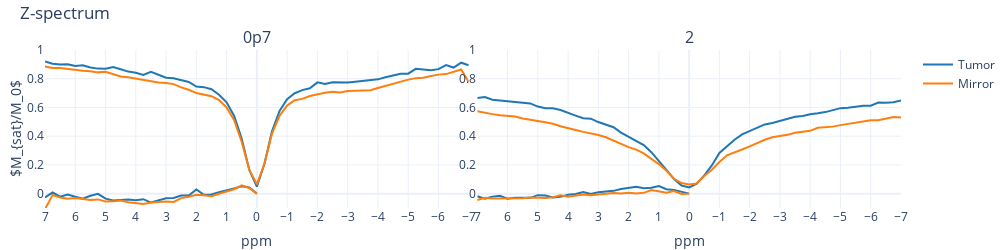
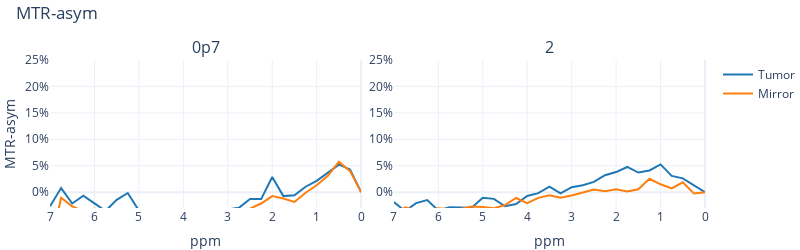

Here is the notebook cell these charts were saved with, in order:
### Code cell
B1s_l =['0p7', '2']
colors = ['#1f77b4', '#ff7f0e', '#2ca02c']

fig_z = make_subplots(rows=1, cols=len(cest_prtcl_names),
                    subplot_titles=B1s_l, vertical_spacing = 0.07, horizontal_spacing=0.01)
fig_mtr = make_subplots(rows=1, cols=len(cest_prtcl_names),
                      subplot_titles=B1s_l, vertical_spacing = 0.07, horizontal_spacing=0.05)

# Iterate over each channel
for B1_i, B1_s in enumerate(B1s_l):
    col_idx = B1_i + 1
    for mask_i, (mask_name, mask) in enumerate(zip(['Tumor', 'Mirror'], [tumor_mask, mirror_mask])):
        ppm, ppm_asym, mean_z, MTR_asym, mean_z_uc, MTR_asym_uc = z_spec_calculator(B1_s, mask, b0_map)
        fig_z.add_trace(go.Scatter(x=ppm, y=mean_z, line=dict(color=colors[mask_i]), name=f'{mask_name}', legendgroup=f'{1}_{col_idx}_1'), row=1, col=col_idx)
        # fig_z.add_trace(go.Scatter(x=ppm, y=mean_z_uc, line=dict(color=colors[-1]), name=f'{mask_name}_uc', legendgroup=f'{1}_{col_idx}_1'), row=1, col=col_idx)
     
        fig_z.add_trace(go.Scatter(x=ppm_asym, y=MTR_asym, line=dict(color=colors[mask_i]), name=f'{mask_name}', legendgroup=f'{1}_{col_idx}_2'), row=1, col=col_idx)
        fig_z.update_xaxes(title_text='ppm', row=1, col=col_idx)
        
        fig_mtr.add_trace(go.Scatter(x=ppm_asym, y=MTR_asym, line=dict(color=colors[mask_i]), name=f'{mask_name}', legendgroup=f'{1}_{col_idx}_2'), row=1, col=col_idx)
        fig_mtr.update_xaxes(title_text='ppm', row=1, col=col_idx)
        
fig_z.update_yaxes(title_text='$M_{sat}/M_0$', row=1, col=1, title_standoff=2)
fig_mtr.update_yaxes(title_text='MTR-asym', row=1, col=1)

# Update layout
fig_z.update_layout(template='plotly_white',  # Set the theme to plotly white
                  title_text=f'Z-spectrum',
                  height=250, width=1000,
                  title=dict(x=0.02, y=0.97),
                  margin=dict(l=45, r=0, t=50, b=0)
                  )  # Adjust the title position

fig_mtr.update_layout(template='plotly_white',  # Set the theme to plotly white
              title_text=f'MTR-asym',
              height=250, width=800,
              title=dict(x=0.02, y=0.97),
              margin=dict(l=0, r=0, t=60, b=0)
                    )  # Adjust the title position

# Set axes for z-spectrum
fig_z.update_xaxes(autorange='reversed',tickmode='linear', tick0=0, dtick=1)
fig_z.update_yaxes(tickmode='linear', tick0=0, dtick=0.2, range=[-0.1, 1])

# # Set axes for MTR-asym
fig_mtr.update_xaxes(autorange='reversed', dtick=1)
# fig_2.update_xaxes(tickvals=list(range(5)), ticktext=list(map(str, range(4, -1, -1))))
fig_mtr.update_yaxes(tickmode='linear', tick0=0, dtick=0.05, range=[-0.03, 0.25], tickformat='.0%')    

# Show only specific legend groups
for trace in fig_z.data:
    trace.showlegend = (trace.legendgroup == '1_1_1')
    
# Show only specific legend groups
for trace in fig_mtr.data:
    trace.showlegend = (trace.legendgroup == '1_1_2')

fig_z.show()
fig_mtr.show()

# pio.write_image(fig, f'images/z_spec/zspec_phantom_{phantom_i+1}.jpeg')
# pio.write_image(fig_2, f'images/z_spec/mtr_phantom_{phantom_i+1}.jpeg')

### Figure 1 — Plotly figure (JSON) as saved in the notebook; plotly's stock layout.template omitted (floating-point values rounded to 4 significant figures)
{"data": [{"legendgroup": "1_1_1", "line": {"color": "#1f77b4"}, "name": "Tumor", "showlegend": true, "type": "scatter", "x": [7.0, 6.75, 6.5, 6.25, 6.0, 5.75, 5.5, 5.25, 5.0, 4.75, 4.5, 4.25, 4.0, 3.75, 3.5, 3.25, 3.0, 2.75, 2.5, 2.25, 2.0, 1.75, 1.5, 1.25, 1.0, 0.75, 0.5, 0.25, 0.0, -0.25, -0.5, -0.75, -1.0, -1.25, -1.5, -1.75, -2.0, -2.25, -2.5, -2.75, -3.0, -3.25, -3.5, -3.75, -4.0, -4.25, -4.5, -4.75, -5.0, -5.25, -5.5, -5.75, -6.0, -6.25, -6.5, -6.75, -7.0], "xaxis": "x", "y": [0.9205, 0.9038, 0.8992, 0.9013, 0.888, 0.8939, 0.8784, 0.8704, 0.87, 0.8821, 0.8664, 0.8498, 0.8409, 0.8258, 0.8478, 0.8244, 0.8067, 0.8035, 0.789, 0.7773, 0.7459, 0.7413, 0.727, 0.6889, 0.6356, 0.5405, 0.3821, 0.1652, 0.0486, 0.2082, 0.4341, 0.5763, 0.6569, 0.6992, 0.7209, 0.7338, 0.7745, 0.7641, 0.7759, 0.7739, 0.774, 0.7794, 0.7858, 0.7873, 0.7956, 0.8097, 0.8228, 0.8339, 0.8352, 0.8687, 0.8638, 0.8584, 0.8668, 0.8947, 0.8778, 0.9115, 0.8936], "yaxis": "y"}, {"legendgroup": "1_1_2", "line": {"color": "#1f77b4"}, "name": "Tumor", "showlegend": false, "type": "scatter", "x": [7.0, 6.75, 6.5, 6.25, 6.0, 5.75, 5.5, 5.25, 5.0, 4.75, 4.5, 4.25, 4.0, 3.75, 3.5, 3.25, 3.0, 2.75, 2.5, 2.25, 2.0, 1.75, 1.5, 1.25, 1.0, 0.75, 0.5, 0.25, 0.0], "xaxis": "x", "y": [-0.02684, 0.007648, -0.02145, -0.006635, -0.02126, -0.0355, -0.01464, -0.001621, -0.03484, -0.04818, -0.0436, -0.04009, -0.04533, -0.03858, -0.06198, -0.04504, -0.03263, -0.02968, -0.01313, -0.01319, 0.0286, -0.00747, -0.006081, 0.01026, 0.02128, 0.03578, 0.05194, 0.04294, 0.0], "yaxis": "y"}, {"legendgroup": "1_1_1", "line": {"color": "#ff7f0e"}, "name": "Mirror", "showlegend": true, "type": "scatter", "x": [7.0, 6.75, 6.5, 6.25, 6.0, 5.75, 5.5, 5.25, 5.0, 4.75, 4.5, 4.25, 4.0, 3.75, 3.5, 3.25, 3.0, 2.75, 2.5, 2.25, 2.0, 1.75, 1.5, 1.25, 1.0, 0.75, 0.5, 0.25, 0.0, -0.25, -0.5, -0.75, -1.0, -1.25, -1.5, -1.75, -2.0, -2.25, -2.5, -2.75, -3.0, -3.25, -3.5, -3.75, -4.0, -4.25, -4.5, -4.75, -5.0, -5.25, -5.5, -5.75, -6.0, -6.25, -6.5, -6.75, -7.0], "xaxis": "x", "y": [0.8857, 0.8746, 0.8752, 0.868, 0.8598, 0.8563, 0.8517, 0.8442, 0.8483, 0.8346, 0.8161, 0.8095, 0.8014, 0.792, 0.7799, 0.7743, 0.77, 0.7624, 0.7401, 0.7233, 0.7003, 0.692, 0.6783, 0.6518, 0.5999, 0.5113, 0.3598, 0.1667, 0.06495, 0.2065, 0.4174, 0.5422, 0.613, 0.6508, 0.6598, 0.68, 0.6927, 0.7018, 0.7091, 0.7042, 0.7148, 0.7172, 0.7179, 0.7193, 0.7357, 0.7496, 0.768, 0.7808, 0.7939, 0.8042, 0.8069, 0.8183, 0.8286, 0.8323, 0.8483, 0.8642, 0.7778], "yaxis": "y"}, {"legendgroup": "1_1_2", "line": {"color": "#ff7f0e"}, "name": "Mirror", "showlegend": false, "type": "scatter", "x": [7.0, 6.75, 6.5, 6.25, 6.0, 5.75, 5.5, 5.25, 5.0, 4.75, 4.5, 4.25, 4.0, 3.75, 3.5, 3.25, 3.0, 2.75, 2.5, 2.25, 2.0, 1.75, 1.5, 1.25, 1.0, 0.75, 0.5, 0.25, 0.0], "xaxis": "x", "y": [-0.1079, -0.01048, -0.02687, -0.03573, -0.03118, -0.03798, -0.04483, -0.04008, -0.05448, -0.05381, -0.04811, -0.05991, -0.06561, -0.07271, -0.06195, -0.0571, -0.05516, -0.05821, -0.03106, -0.02148, -0.007569, -0.01199, -0.01854, -0.001062, 0.01309, 0.0309, 0.05763, 0.03974, 0.0], "yaxis": "y"}, {"legendgroup": "1_2_1", "line": {"color": "#1f77b4"}, "name": "Tumor", "showlegend": false, "type": "scatter", "x": [7.0, 6.75, 6.5, 6.25, 6.0, 5.75, 5.5, 5.25, 5.0, 4.75, 4.5, 4.25, 4.0, 3.75, 3.5, 3.25, 3.0, 2.75, 2.5, 2.25, 2.0, 1.75, 1.5, 1.25, 1.0, 0.75, 0.5, 0.25, 0.0, -0.25, -0.5, -0.75, -1.0, -1.25, -1.5, -1.75, -2.0, -2.25, -2.5, -2.75, -3.0, -3.25, -3.5, -3.75, -4.0, -4.25, -4.5, -4.75, -5.0, -5.25, -5.5, -5.75, -6.0, -6.25, -6.5, -6.75, -7.0], "xaxis": "x2", "y": [0.6665, 0.6719, 0.6537, 0.6493, 0.6468, 0.6407, 0.6331, 0.6282, 0.606, 0.5939, 0.5943, 0.5821, 0.5606, 0.5432, 0.5245, 0.5219, 0.4983, 0.4783, 0.4624, 0.4254, 0.396, 0.3653, 0.3382, 0.2886, 0.2306, 0.1652, 0.1013, 0.05668, 0.04348, 0.06945, 0.1275, 0.196, 0.2831, 0.3296, 0.3753, 0.4129, 0.434, 0.4574, 0.4817, 0.4912, 0.5076, 0.5197, 0.535, 0.5413, 0.5533, 0.5596, 0.5677, 0.5812, 0.5953, 0.5988, 0.6042, 0.6122, 0.6121, 0.6344, 0.633, 0.636, 0.6479], "yaxis": "y2"}, {"legendgroup": "1_2_2", "line": {"color": "#1f77b4"}, "name": "Tumor", "showlegend": false, "type": "scatter", "x": [7.0, 6.75, 6.5, 6.25, 6.0, 5.75, 5.5, 5.25, 5.0, 4.75, 4.5, 4.25, 4.0, 3.75, 3.5, 3.25, 3.0, 2.75, 2.5, 2.25, 2.0, 1.75, 1.5, 1.25, 1.0, 0.75, 0.5, 0.25, 0.0], "xaxis": "x2", "y": [-0.01861, -0.0359, -0.02069, -0.01488, -0.03477, -0.02842, -0.02894, -0.0294, -0.01071, -0.01269, -0.02666, -0.02251, -0.007262, -0.001946, 0.01053, -0.002216, 0.009335, 0.01297, 0.01931, 0.03201, 0.03796, 0.0476, 0.03707, 0.04099, 0.05251, 0.03077, 0.02612, 0.01277, 0.0], "yaxis": "y2"}, {"legendgroup": "1_2_1", "line": {"color": "#ff7f0e"}, "name": "Mirror", "showlegend": false, "type": "scatter", "x": [7.0, 6.75, 6.5, 6.25, 6.0, 5.75, 5.5, 5.25, 5.0, 4.75, 4.5, 4.25, 4.0, 3.75, 3.5, 3.25, 3.0, 2.75, 2.5, 2.25, 2.0, 1.75, 1.5, 1.25, 1.0, 0.75, 0.5, 0.25, 0.0, -0.25, -0.5, -0.75, -1.0, -1.25, -1.5, -1.75, -2.0, -2.25, -2.5, -2.75, -3.0, -3.25, -3.5, -3.75, -4.0, -4.25, -4.5, -4.75, -5.0, -5.25, -5.5, -5.75, -6.0, -6.25, -6.5, -6.75, -7.0], "xaxis": "x2", "y": [0.5731, 0.5622, 0.5536, 0.546, 0.5416, 0.5372, 0.5234, 0.5123, 0.5051, 0.4969, 0.4862, 0.4691, 0.4582, 0.4435, 0.43, 0.42, 0.4082, 0.3929, 0.3699, 0.3505, 0.3236, 0.3064, 0.2805, 0.2419, 0.2056, 0.1588, 0.1036, 0.0734, 0.06407, 0.07089, 0.1222, 0.1659, 0.2205, 0.2672, 0.286, 0.3074, 0.3291, 0.3523, 0.3748, 0.3928, 0.4017, 0.4092, 0.4242, 0.4327, 0.4374, 0.458, 0.4615, 0.4665, 0.4771, 0.4853, 0.4917, 0.5049, 0.511, 0.5118, 0.52, 0.5333, 0.5293], "yaxis": "y2"}, {"legendgroup": "1_2_2", "line": {"color": "#ff7f0e"}, "name": "Mirror", "showlegend": false, "type": "scatter", "x": [7.0, 6.75, 6.5, 6.25, 6.0, 5.75, 5.5, 5.25, 5.0, 4.75, 4.5, 4.25, 4.0, 3.75, 3.5, 3.25, 3.0, 2.75, 2.5, 2.25, 2.0, 1.75, 1.5, 1.25, 1.0, 0.75, 0.5, 0.25, 0.0], "xaxis": "x2", "y": [-0.04381, -0.0289, -0.03357, -0.03423, -0.03062, -0.03225, -0.03168, -0.02701, -0.02795, -0.03041, -0.02467, -0.0111, -0.02082, -0.01076, -0.005812, -0.01077, -0.00645, -9.389e-05, 0.004958, 0.001782, 0.005564, 0.001086, 0.005484, 0.02534, 0.01488, 0.007078, 0.01856, -0.002505, 0.0], "yaxis": "y2"}], "layout": {"annotations": [{"font": {"size": 16}, "showarrow": false, "text": "0p7", "x": 0.2475, "xanchor": "center", "xref": "paper", "y": 1.0, "yanchor": "bottom", "yref": "paper"}, {"font": {"size": 16}, "showarrow": false, "text": "2", "x": 0.7525, "xanchor": "center", "xref": "paper", "y": 1.0, "yanchor": "bottom", "yref": "paper"}], "height": 250, "margin": {"b": 0, "l": 45, "r": 0, "t": 50}, "title": {"text": "Z-spectrum", "x": 0.02, "y": 0.97}, "width": 1000, "xaxis": {"anchor": "y", "autorange": "reversed", "domain": [0.0, 0.495], "dtick": 1, "tick0": 0, "tickmode": "linear", "title": {"text": "ppm"}}, "xaxis2": {"anchor": "y2", "autorange": "reversed", "domain": [0.505, 1.0], "dtick": 1, "tick0": 0, "tickmode": "linear", "title": {"text": "ppm"}}, "yaxis": {"anchor": "x", "domain": [0.0, 1.0], "dtick": 0.2, "range": [-0.1, 1], "tick0": 0, "tickmode": "linear", "title": {"standoff": 2, "text": "$M_{sat}/M_0$"}}, "yaxis2": {"anchor": "x2", "domain": [0.0, 1.0], "dtick": 0.2, "range": [-0.1, 1], "tick0": 0, "tickmode": "linear"}}}

### Figure 2 — Plotly figure (JSON) as saved in the notebook; plotly's stock layout.template omitted (floating-point values rounded to 4 significant figures)
{"data": [{"legendgroup": "1_1_2", "line": {"color": "#1f77b4"}, "name": "Tumor", "showlegend": true, "type": "scatter", "x": [7.0, 6.75, 6.5, 6.25, 6.0, 5.75, 5.5, 5.25, 5.0, 4.75, 4.5, 4.25, 4.0, 3.75, 3.5, 3.25, 3.0, 2.75, 2.5, 2.25, 2.0, 1.75, 1.5, 1.25, 1.0, 0.75, 0.5, 0.25, 0.0], "xaxis": "x", "y": [-0.02684, 0.007648, -0.02145, -0.006635, -0.02126, -0.0355, -0.01464, -0.001621, -0.03484, -0.04818, -0.0436, -0.04009, -0.04533, -0.03858, -0.06198, -0.04504, -0.03263, -0.02968, -0.01313, -0.01319, 0.0286, -0.00747, -0.006081, 0.01026, 0.02128, 0.03578, 0.05194, 0.04294, 0.0], "yaxis": "y"}, {"legendgroup": "1_1_2", "line": {"color": "#ff7f0e"}, "name": "Mirror", "showlegend": true, "type": "scatter", "x": [7.0, 6.75, 6.5, 6.25, 6.0, 5.75, 5.5, 5.25, 5.0, 4.75, 4.5, 4.25, 4.0, 3.75, 3.5, 3.25, 3.0, 2.75, 2.5, 2.25, 2.0, 1.75, 1.5, 1.25, 1.0, 0.75, 0.5, 0.25, 0.0], "xaxis": "x", "y": [-0.1079, -0.01048, -0.02687, -0.03573, -0.03118, -0.03798, -0.04483, -0.04008, -0.05448, -0.05381, -0.04811, -0.05991, -0.06561, -0.07271, -0.06195, -0.0571, -0.05516, -0.05821, -0.03106, -0.02148, -0.007569, -0.01199, -0.01854, -0.001062, 0.01309, 0.0309, 0.05763, 0.03974, 0.0], "yaxis": "y"}, {"legendgroup": "1_2_2", "line": {"color": "#1f77b4"}, "name": "Tumor", "showlegend": false, "type": "scatter", "x": [7.0, 6.75, 6.5, 6.25, 6.0, 5.75, 5.5, 5.25, 5.0, 4.75, 4.5, 4.25, 4.0, 3.75, 3.5, 3.25, 3.0, 2.75, 2.5, 2.25, 2.0, 1.75, 1.5, 1.25, 1.0, 0.75, 0.5, 0.25, 0.0], "xaxis": "x2", "y": [-0.01861, -0.0359, -0.02069, -0.01488, -0.03477, -0.02842, -0.02894, -0.0294, -0.01071, -0.01269, -0.02666, -0.02251, -0.007262, -0.001946, 0.01053, -0.002216, 0.009335, 0.01297, 0.01931, 0.03201, 0.03796, 0.0476, 0.03707, 0.04099, 0.05251, 0.03077, 0.02612, 0.01277, 0.0], "yaxis": "y2"}, {"legendgroup": "1_2_2", "line": {"color": "#ff7f0e"}, "name": "Mirror", "showlegend": false, "type": "scatter", "x": [7.0, 6.75, 6.5, 6.25, 6.0, 5.75, 5.5, 5.25, 5.0, 4.75, 4.5, 4.25, 4.0, 3.75, 3.5, 3.25, 3.0, 2.75, 2.5, 2.25, 2.0, 1.75, 1.5, 1.25, 1.0, 0.75, 0.5, 0.25, 0.0], "xaxis": "x2", "y": [-0.04381, -0.0289, -0.03357, -0.03423, -0.03062, -0.03225, -0.03168, -0.02701, -0.02795, -0.03041, -0.02467, -0.0111, -0.02082, -0.01076, -0.005812, -0.01077, -0.00645, -9.389e-05, 0.004958, 0.001782, 0.005564, 0.001086, 0.005484, 0.02534, 0.01488, 0.007078, 0.01856, -0.002505, 0.0], "yaxis": "y2"}], "layout": {"annotations": [{"font": {"size": 16}, "showarrow": false, "text": "0p7", "x": 0.2375, "xanchor": "center", "xref": "paper", "y": 1.0, "yanchor": "bottom", "yref": "paper"}, {"font": {"size": 16}, "showarrow": false, "text": "2", "x": 0.7625, "xanchor": "center", "xref": "paper", "y": 1.0, "yanchor": "bottom", "yref": "paper"}], "height": 250, "margin": {"b": 0, "l": 0, "r": 0, "t": 60}, "title": {"text": "MTR-asym", "x": 0.02, "y": 0.97}, "width": 800, "xaxis": {"anchor": "y", "autorange": "reversed", "domain": [0.0, 0.475], "dtick": 1, "title": {"text": "ppm"}}, "xaxis2": {"anchor": "y2", "autorange": "reversed", "domain": [0.525, 1.0], "dtick": 1, "title": {"text": "ppm"}}, "yaxis": {"anchor": "x", "domain": [0.0, 1.0], "dtick": 0.05, "range": [-0.03, 0.25], "tick0": 0, "tickformat": ".0%", "tickmode": "linear", "title": {"text": "MTR-asym"}}, "yaxis2": {"anchor": "x2", "domain": [0.0, 1.0], "dtick": 0.05, "range": [-0.03, 0.25], "tick0": 0, "tickformat": ".0%", "tickmode": "linear"}}}
